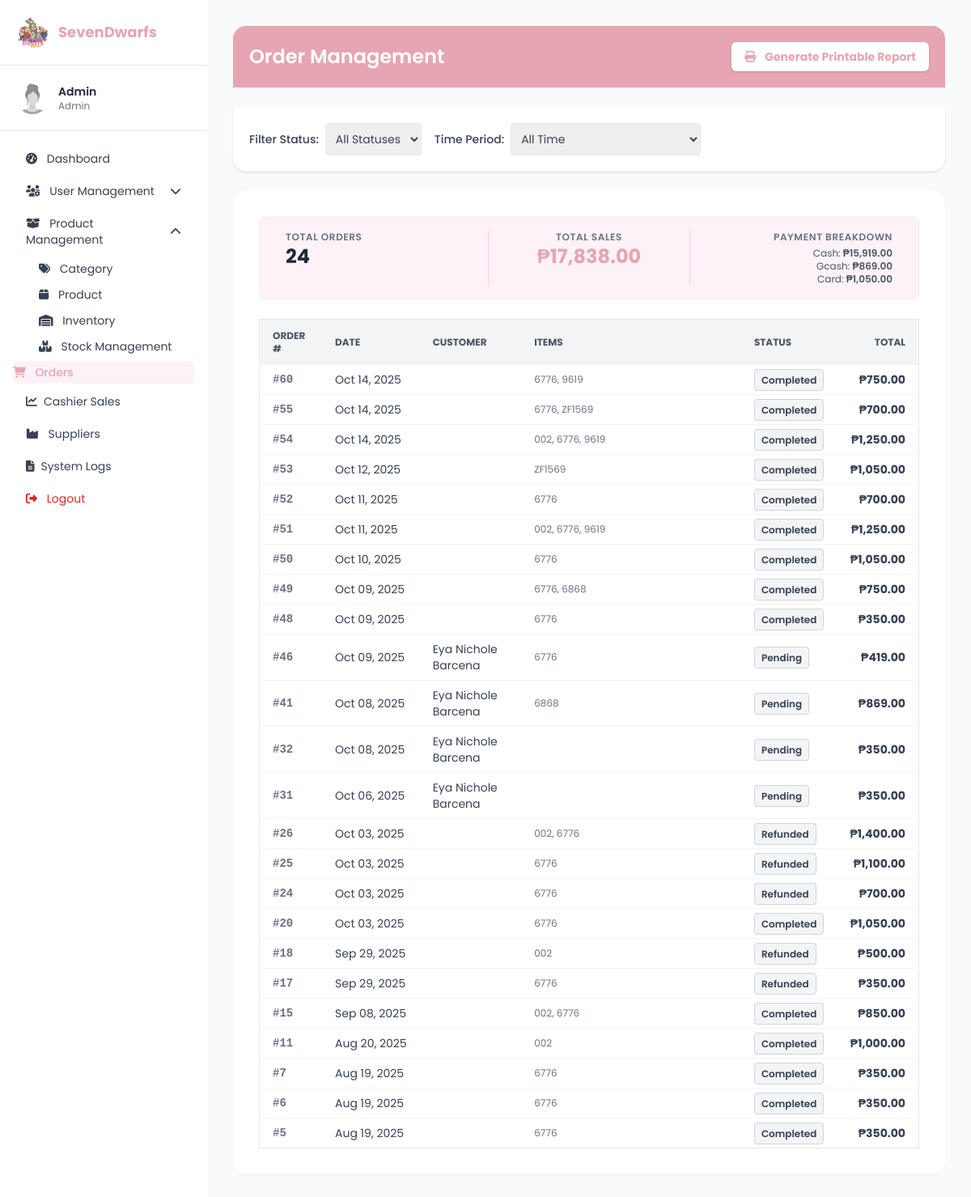
Page /orders.php on the earlier database version.
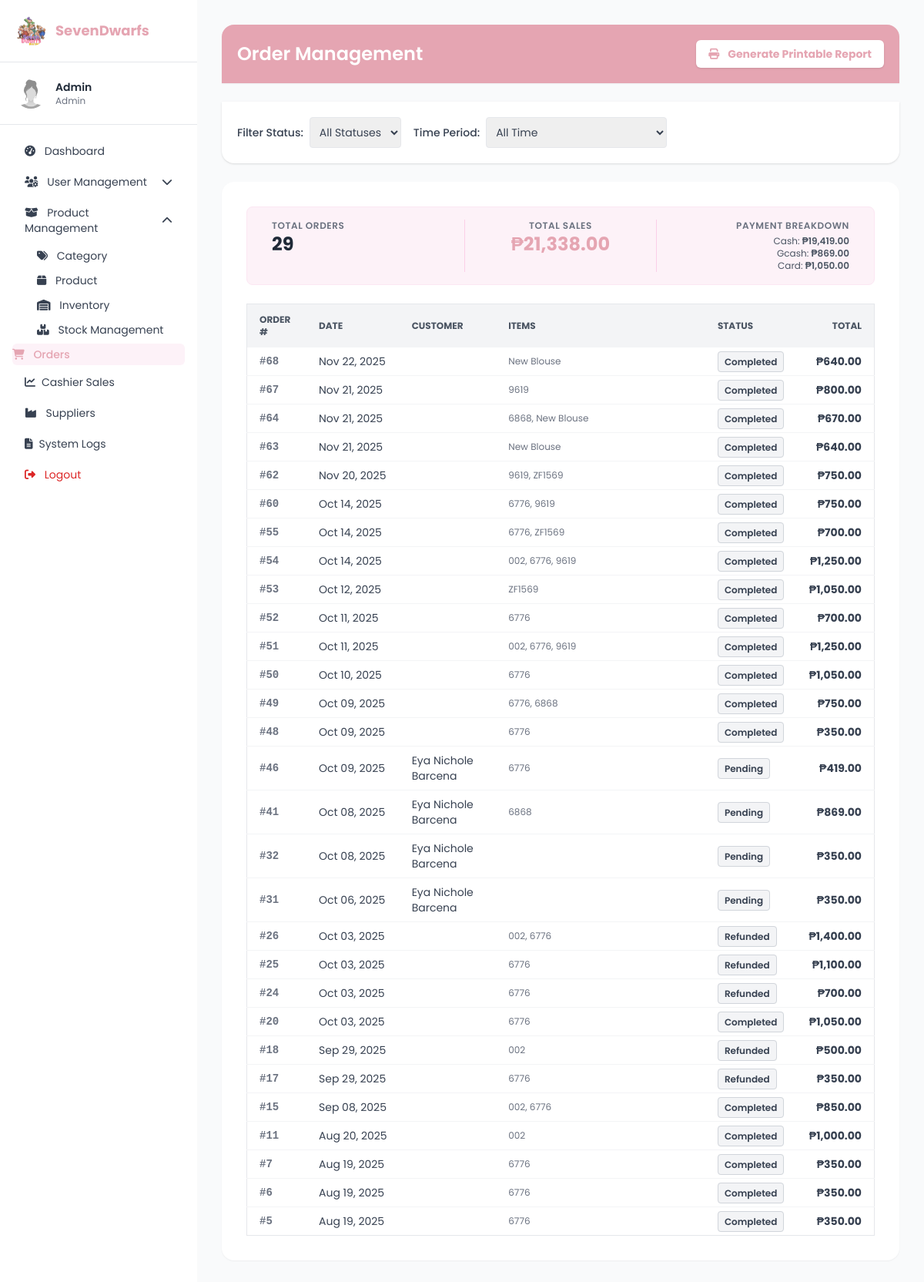
Same page on the later database version.
### tables this page shows
CREATE TABLE `orders` (
  `order_id` int(11) NOT NULL,
  `admin_id` int(10) UNSIGNED DEFAULT NULL,
  `customer_id` int(11) DEFAULT NULL,
  `total_amount` decimal(10,2) NOT NULL,
  `cash_given` decimal(10,2) DEFAULT NULL,
  `changes` decimal(10,2) DEFAULT 0.00,
  `order_status_id` int(11) DEFAULT NULL,
  `created_at` timestamp NOT NULL DEFAULT current_timestamp(),
  `quantity` int(11) NOT NULL DEFAULT 1,
  `payment_method_id` int(10) UNSIGNED DEFAULT NULL
);

CREATE TABLE `order_status` (
  `order_status_id` int(11) NOT NULL,
  `order_status_name` varchar(50) NOT NULL
);

CREATE TABLE `customers` (
  `customer_id` int(11) NOT NULL,
  `first_name` varchar(100) NOT NULL,
  `last_name` varchar(100) NOT NULL,
  `email` varchar(150) NOT NULL,
  `phone` varchar(20) DEFAULT NULL,
  `password_hash` varchar(255) NOT NULL,
  `address` text DEFAULT NULL,
  `status_id` int(11) DEFAULT 1,
  `created_at` timestamp NOT NULL DEFAULT current_timestamp(),
  `profile_picture` varchar(255) DEFAULT NULL
);

### orders.php (the view, shortened to what the changed rows need)
<?php
require 'conn.php';
$where  = ["1=1"];
$sql = "
    SELECT
        o.order_id, c.first_name, c.last_name, o.total_amount,
        os.order_status_name AS order_status, pm.payment_method_name AS payment_method,
        o.created_at,
        GROUP_CONCAT(DISTINCT p.product_name ORDER BY p.product_name SEPARATOR ', ') AS products
    FROM orders o
    LEFT JOIN customers c ON o.customer_id = c.customer_id
    LEFT JOIN order_status os ON o.order_status_id = os.order_status_id
    LEFT JOIN payment_methods pm ON o.payment_method_id = pm.payment_method_id
    LEFT JOIN order_items oi ON o.order_id = oi.order_id
    LEFT JOIN stock s ON oi.stock_id = s.stock_id
    LEFT JOIN products p ON s.product_id = p.product_id
    WHERE " . implode(" AND ", $where) . "
    GROUP BY o.order_id
    ORDER BY o.created_at DESC
";
$stmt = $conn->prepare($sql);
$stmt->execute();
$result = $stmt->get_result();
$orders = $result->fetch_all(MYSQLI_ASSOC);
$total_sales = 0;
$total_orders = count($orders);
$payment_counts = [];
foreach ($orders as $order) {
    $total_sales += $order['total_amount'];
    $pm = $order['payment_method'] ?? 'N/A';
    if (!isset($payment_counts[$pm])) $payment_counts[$pm] = 0;
    $payment_counts[$pm] += $order['total_amount'];
}
?>
<!DOCTYPE html>
<html lang="en">
<head>
<script src="https://cdn.tailwindcss.com"></script>
<link href="https://cdnjs.cloudflare.com/ajax/libs/font-awesome/6.4.0/css/all.min.css" rel="stylesheet"/>
</head>
<body class="text-sm" x-data="{ userMenu:false, productMenu:false }">
<div class="flex min-h-screen">
    <aside class="w-64 bg-white sidebar" x-data="{ userMenu: false, productMenu: true }">
      <div class="p-5 border-b">
        <div class="flex items-center space-x-3">
          <h2 class="text-lg font-bold text-[var(--rose)]">SevenDwarfs</h2>
        </div>
      </div>
    </aside>
  <main class="flex-1 p-8 bg-gray-50 space-y-6 overflow-auto w-full">
    <div class="bg-[var(--rose)] text-white p-5 rounded-t-2xl shadow-sm flex justify-between items-center no-print">
      <h1 class="text-2xl font-semibold">Order Management</h1>
    </div>
    <div class="bg-white p-8 rounded-2xl shadow-sm print:shadow-none print:p-0">
      <div class="summary-box grid grid-cols-1 md:grid-cols-3 gap-4 mb-6 p-4 bg-pink-50 rounded-lg border border-pink-100">
        <div class="summary-item text-center md:text-left md:pl-4">
            <p class="text-gray-500 text-xs uppercase tracking-wider font-semibold">Total Orders</p>
            <p class="text-2xl font-bold text-gray-800"><?= number_format($total_orders) ?></p>
        </div>
        <div class="summary-item text-center md:border-l md:border-r border-pink-200">
            <p class="text-gray-500 text-xs uppercase tracking-wider font-semibold">Total Sales</p>
            <p class="text-2xl font-bold text-[var(--rose)]">₱<?= number_format($total_sales, 2) ?></p>
        </div>
        <div class="summary-item text-center md:text-right md:pr-4">
            <div class="text-xs text-gray-600 mt-1">
                <?php foreach($payment_counts as $method => $amount): ?>
                    <div><?= htmlspecialchars($method) ?>: <span class="font-semibold">₱<?= number_format($amount, 2) ?></span></div>
                <?php endforeach; ?>
            </div>
        </div>
      </div>
      <div class="overflow-x-auto">
        <table class="min-w-full border border-gray-200 text-sm">
          <thead class="bg-gray-100 text-gray-600 uppercase text-xs">
            <tr>
              <th class="px-4 py-3 text-left">Order #</th>
              <th class="px-4 py-3 text-left">Date</th>
              <th class="px-4 py-3 text-left">Customer</th>
              <th class="px-4 py-3 text-left w-1/3">Items</th>
              <th class="px-4 py-3 text-left">Status</th>
              <th class="px-4 py-3 text-right">Total</th>
            </tr>
          </thead>
          <tbody class="divide-y divide-gray-100 text-gray-700">
            <?php if (!empty($orders)): ?>
              <?php foreach ($orders as $order): ?>
              <tr class="hover:bg-gray-50">
                <td class="px-4 py-2 font-mono font-semibold text-gray-500">#<?= $order['order_id']; ?></td>
                <td class="px-4 py-2 whitespace-nowrap"><?= date('M d, Y', strtotime($order['created_at'])); ?></td>
                <td class="px-4 py-2"><?= htmlspecialchars($order['first_name'] . ' ' . $order['last_name']); ?></td>
                <td class="px-4 py-2 text-xs text-gray-500"><?= htmlspecialchars($order['products']); ?></td>
                <td class="px-4 py-2">
                    <span class="px-2 py-1 rounded text-xs font-semibold bg-gray-100 border border-gray-300">
                        <?= htmlspecialchars($order['order_status']); ?>
                    </span>
                </td>
                <td class="px-4 py-2 text-right font-bold">₱<?= number_format($order['total_amount'], 2); ?></td>
              </tr>
              <?php endforeach; ?>
            <?php else: ?>
              <tr><td colspan="6" class="text-center py-6 text-gray-500">No orders found for this period.</td></tr>
            <?php endif; ?>
          </tbody>
        </table>
      </div>
    </div>
  </main>
</div>
</body>
</html>

Differences in the rows shown:
added orders: order_id "68", created_at "Nov 22, 2025", products "New Blouse", order_status.order_status_name "Completed", total_amount "640.00"
added orders: order_id "67", created_at "Nov 21, 2025", products "9619", order_status.order_status_name "Completed", total_amount "800.00"
added orders: order_id "64", created_at "Nov 21, 2025", products "6868, New Blouse", order_status.order_status_name "Completed", total_amount "670.00"
added orders: order_id "63", created_at "Nov 21, 2025", products "New Blouse", order_status.order_status_name "Completed", total_amount "640.00"
added orders: order_id "62", created_at "Nov 20, 2025", products "9619, ZF1569", order_status.order_status_name "Completed", total_amount "750.00"
Other differences:
$total_orders: "24" → "29"
$total_sales: "17,838.00" → "21,338.00"
new list line: "Cash : ₱ 19,419.00"
list line gone: "Cash : ₱ 15,919.00"
